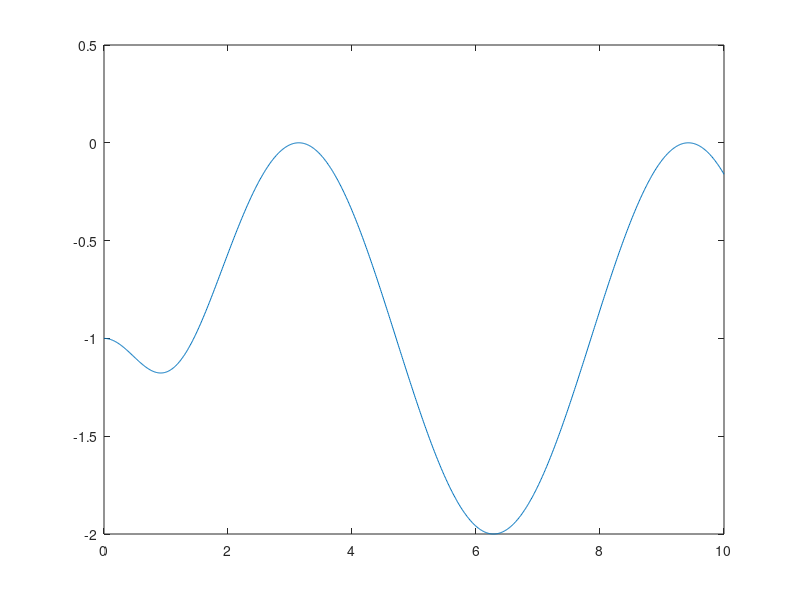

MATLAB code to generate this figure: (Note: this script raises an error after producing the figure.)
clc

x=0:0.01:10; % pas=0.01
y1=exp(-x.^2);
y2=cos(x)+1;

% plot(x,y1,x,y2)
% legend('f1', 'f2')

tol=1e-6;
f=@(x)exp(-x.^2)-cos(x)-1;
df=@(x)-2.*x.*exp(-x.^2)+sin(x);

plot(x,f(x))

nmax=100;

% Pentru x0=0, metoda lui Newton esueaza din cauza ca derivata in punctul 0
% este egala cu 0 (eroarea rezulta din impartirea la 0).
try
    sol0=rezolvaNewton(f,df,0,tol,nmax) % x0=0
catch e
    disp(e.message)
end

% Pentru x0=1, metoda lui Newton gaseste solutie (sol=9.424777441136147)
% care nu este in intervalul [0,4], din cauza ca tangenta la grafic in
% punctul x0=1 trimite cautarea solutiei in afara intervalului [0,4].
try
    sol1=rezolvaNewton(f,df,1,tol,nmax) % x0=1
catch e
    disp(e.message)
end

% De exemplu, pentru x0=1.5, metoda lui Newton gaseste solutie in
% intervalul [0,4].
sol2=rezolvaNewton(f,df,1.5,tol,nmax) % x0=1.5
